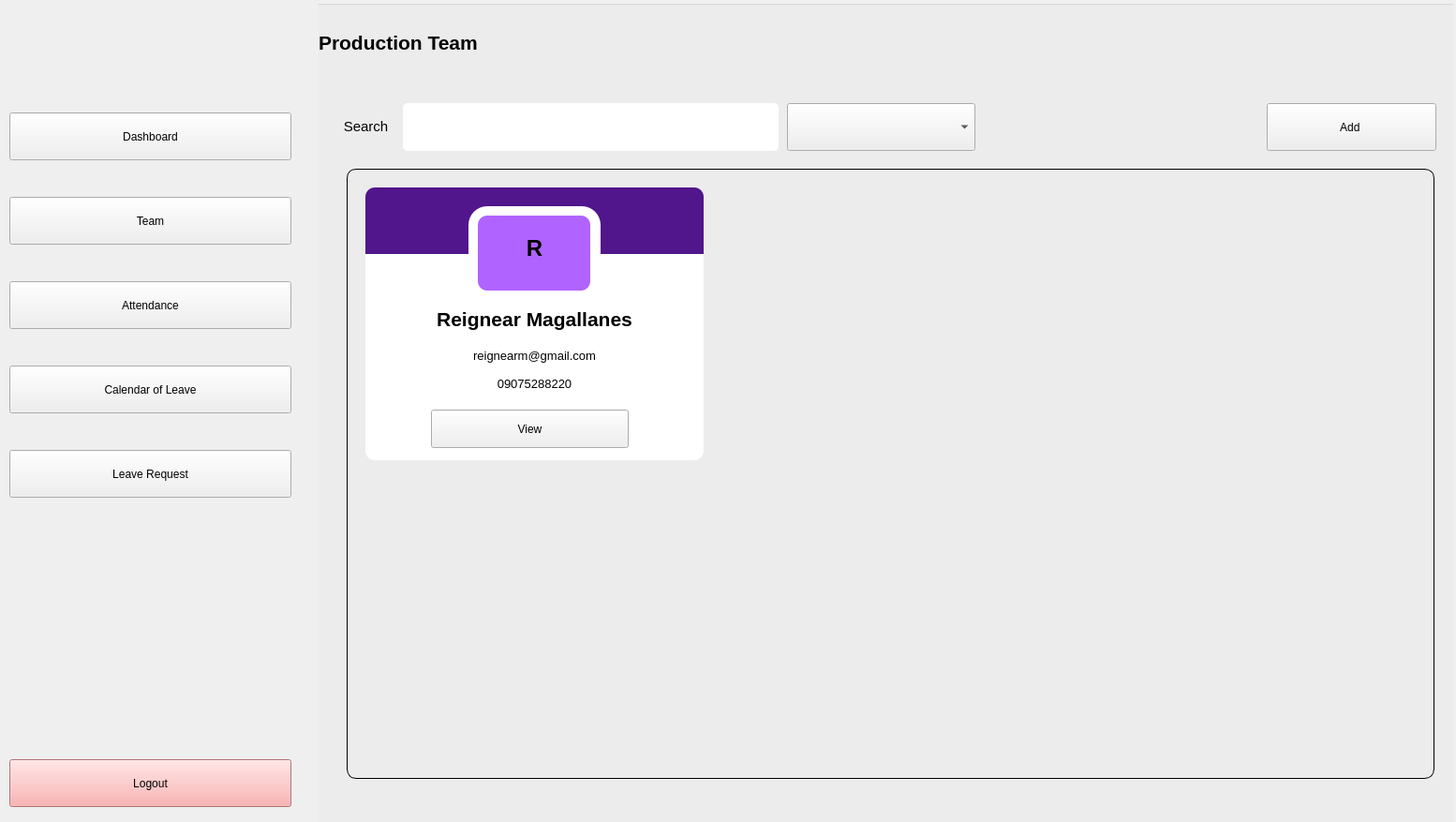
<?xml version="1.0" encoding="UTF-8"?>
<ui version="4.0">
 <class>MainWindow</class>
 <widget class="QMainWindow" name="MainWindow">
  <property name="geometry">
   <rect>
    <x>0</x>
    <y>0</y>
    <width>1554</width>
    <height>877</height>
   </rect>
  </property>
  <property name="windowTitle">
   <string>MainWindow</string>
  </property>
  <widget class="QWidget" name="centralwidget">
   <widget class="QWidget" name="SideBarWidget" native="true">
    <property name="geometry">
     <rect>
      <x>0</x>
      <y>0</y>
      <width>331</width>
      <height>881</height>
     </rect>
    </property>
    <property name="styleSheet">
     <string notr="true">QWidget#SideBarWidget{
background: qlineargradient(x1:0, y1:1, x2:0, y2:0, 
    stop:0 #add8e6, stop:1 #ffffff);
}</string>
    </property>
    <widget class="QLabel" name="label">
     <property name="geometry">
      <rect>
       <x>120</x>
       <y>10</y>
       <width>71</width>
       <height>71</height>
      </rect>
     </property>
     <property name="text">
      <string/>
     </property>
     <property name="pixmap">
      <pixmap>../../OneDrive/Desktop/copy.png</pixmap>
     </property>
     <property name="scaledContents">
      <bool>true</bool>
     </property>
    </widget>
    <widget class="QPushButton" name="dashboardBTN">
     <property name="geometry">
      <rect>
       <x>10</x>
       <y>120</y>
       <width>301</width>
       <height>51</height>
      </rect>
     </property>
     <property name="styleSheet">
      <string notr="true">font: 10pt &quot;Arial&quot;;</string>
     </property>
     <property name="text">
      <string>Dashboard</string>
     </property>
    </widget>
    <widget class="QPushButton" name="calendarLeaveBTN">
     <property name="geometry">
      <rect>
       <x>10</x>
       <y>390</y>
       <width>301</width>
       <height>51</height>
      </rect>
     </property>
     <property name="styleSheet">
      <string notr="true">font: 10pt &quot;Arial&quot;;</string>
     </property>
     <property name="text">
      <string>Calendar of Leave</string>
     </property>
    </widget>
    <widget class="QPushButton" name="attendanceBTN">
     <property name="geometry">
      <rect>
       <x>10</x>
       <y>300</y>
       <width>301</width>
       <height>51</height>
      </rect>
     </property>
     <property name="styleSheet">
      <string notr="true">font: 10pt &quot;Arial&quot;;</string>
     </property>
     <property name="text">
      <string>Attendance</string>
     </property>
    </widget>
    <widget class="QPushButton" name="teamBTN">
     <property name="geometry">
      <rect>
       <x>10</x>
       <y>210</y>
       <width>301</width>
       <height>51</height>
      </rect>
     </property>
     <property name="styleSheet">
      <string notr="true">font: 10pt &quot;Arial&quot;;</string>
     </property>
     <property name="text">
      <string>Team</string>
     </property>
    </widget>
    <widget class="QPushButton" name="leaveRequestBTN">
     <property name="geometry">
      <rect>
       <x>10</x>
       <y>480</y>
       <width>301</width>
       <height>51</height>
      </rect>
     </property>
     <property name="styleSheet">
      <string notr="true">font: 10pt &quot;Arial&quot;;</string>
     </property>
     <property name="text">
      <string>Leave Request</string>
     </property>
    </widget>
    <widget class="QPushButton" name="logoutBTN">
     <property name="geometry">
      <rect>
       <x>10</x>
       <y>810</y>
       <width>301</width>
       <height>51</height>
      </rect>
     </property>
     <property name="styleSheet">
      <string notr="true">QPushButton#logoutBTN{
 background-color: #FAA0A0;
font: 10pt &quot;Arial&quot;;
}</string>
     </property>
     <property name="text">
      <string>Logout</string>
     </property>
    </widget>
   </widget>
   <widget class="QStackedWidget" name="dashboardStackedWidget">
    <property name="enabled">
     <bool>true</bool>
    </property>
    <property name="geometry">
     <rect>
      <x>340</x>
      <y>0</y>
      <width>1211</width>
      <height>881</height>
     </rect>
    </property>
    <property name="font">
     <font>
      <kerning>true</kerning>
     </font>
    </property>
    <property name="cursor">
     <cursorShape>ArrowCursor</cursorShape>
    </property>
    <property name="toolTip">
     <string/>
    </property>
    <property name="statusTip">
     <string/>
    </property>
    <property name="whatsThis">
     <string/>
    </property>
    <property name="styleSheet">
     <string notr="true">QStackedWidget#dashboardStackedWidget{
 
}</string>
    </property>
    <property name="currentIndex">
     <number>1</number>
    </property>
    <widget class="QWidget" name="dashboardPage">
     <widget class="QGroupBox" name="groupBox">
      <property name="geometry">
       <rect>
        <x>-10</x>
        <y>0</y>
        <width>1241</width>
        <height>851</height>
       </rect>
      </property>
      <property name="title">
       <string/>
      </property>
      <widget class="QWidget" name="firstWidget" native="true">
       <property name="geometry">
        <rect>
         <x>20</x>
         <y>20</y>
         <width>281</width>
         <height>161</height>
        </rect>
       </property>
       <property name="styleSheet">
        <string notr="true">QWidget#firstWidget{
background-color: #E6F4EA;
border-radius: 10px;
}</string>
       </property>
       <widget class="QLabel" name="totalLeaveLabel">
        <property name="geometry">
         <rect>
          <x>4</x>
          <y>0</y>
          <width>101</width>
          <height>161</height>
         </rect>
        </property>
        <property name="text">
         <string>&lt;html&gt;&lt;head/&gt;&lt;body&gt;&lt;p align=&quot;center&quot;&gt;&lt;span style=&quot; font-size:24pt; font-weight:600;&quot;&gt;50&lt;/span&gt;&lt;/p&gt;&lt;/body&gt;&lt;/html&gt;</string>
        </property>
       </widget>
       <widget class="QLabel" name="label_4">
        <property name="geometry">
         <rect>
          <x>110</x>
          <y>0</y>
          <width>171</width>
          <height>161</height>
         </rect>
        </property>
        <property name="text">
         <string>&lt;html&gt;&lt;head/&gt;&lt;body&gt;&lt;p&gt;&lt;span style=&quot; font-size:11pt; font-weight:600;&quot;&gt;Total Available &lt;/span&gt;&lt;/p&gt;&lt;p&gt;&lt;span style=&quot; font-size:11pt; font-weight:600;&quot;&gt;Leaves&lt;/span&gt;&lt;/p&gt;&lt;/body&gt;&lt;/html&gt;</string>
        </property>
       </widget>
      </widget>
      <widget class="QWidget" name="secondWidget" native="true">
       <property name="geometry">
        <rect>
         <x>320</x>
         <y>20</y>
         <width>281</width>
         <height>161</height>
        </rect>
       </property>
       <property name="styleSheet">
        <string notr="true">QWidget#secondWidget{
background-color: #E6F0FA;
border-radius: 10px;
}</string>
       </property>
       <widget class="QLabel" name="label_5">
        <property name="geometry">
         <rect>
          <x>110</x>
          <y>0</y>
          <width>171</width>
          <height>161</height>
         </rect>
        </property>
        <property name="text">
         <string>&lt;html&gt;&lt;head/&gt;&lt;body&gt;&lt;p&gt;&lt;span style=&quot; font-size:11pt; font-weight:600;&quot;&gt;Total Sick&lt;/span&gt;&lt;/p&gt;&lt;p&gt;&lt;span style=&quot; font-size:11pt; font-weight:600;&quot;&gt;Leaves&lt;/span&gt;&lt;/p&gt;&lt;/body&gt;&lt;/html&gt;</string>
        </property>
       </widget>
       <widget class="QLabel" name="totalSickLeaveLabel">
        <property name="geometry">
         <rect>
          <x>0</x>
          <y>0</y>
          <width>111</width>
          <height>161</height>
         </rect>
        </property>
        <property name="text">
         <string>&lt;html&gt;&lt;head/&gt;&lt;body&gt;&lt;p align=&quot;center&quot;&gt;&lt;span style=&quot; font-size:24pt; font-weight:600;&quot;&gt;50&lt;/span&gt;&lt;/p&gt;&lt;/body&gt;&lt;/html&gt;</string>
        </property>
       </widget>
      </widget>
      <widget class="QWidget" name="thirdWidget" native="true">
       <property name="geometry">
        <rect>
         <x>620</x>
         <y>20</y>
         <width>281</width>
         <height>161</height>
        </rect>
       </property>
       <property name="styleSheet">
        <string notr="true">QWidget#thirdWidget{
background-color: #EDE9FE;
border-radius: 10px;
}</string>
       </property>
       <widget class="QLabel" name="label_7">
        <property name="geometry">
         <rect>
          <x>110</x>
          <y>0</y>
          <width>171</width>
          <height>161</height>
         </rect>
        </property>
        <property name="text">
         <string>&lt;html&gt;&lt;head/&gt;&lt;body&gt;&lt;p&gt;&lt;span style=&quot; font-size:11pt; font-weight:600;&quot;&gt;Total Casual&lt;/span&gt;&lt;/p&gt;&lt;p&gt;&lt;span style=&quot; font-size:11pt; font-weight:600;&quot;&gt;Leaves&lt;/span&gt;&lt;/p&gt;&lt;/body&gt;&lt;/html&gt;</string>
        </property>
       </widget>
       <widget class="QLabel" name="TotalCasualLeaveLabel">
        <property name="geometry">
         <rect>
          <x>0</x>
          <y>0</y>
          <width>111</width>
          <height>161</height>
         </rect>
        </property>
        <property name="text">
         <string>&lt;html&gt;&lt;head/&gt;&lt;body&gt;&lt;p align=&quot;center&quot;&gt;&lt;span style=&quot; font-size:24pt; font-weight:600;&quot;&gt;50&lt;/span&gt;&lt;/p&gt;&lt;/body&gt;&lt;/html&gt;</string>
        </property>
       </widget>
      </widget>
      <widget class="QWidget" name="fourthWidget" native="true">
       <property name="geometry">
        <rect>
         <x>920</x>
         <y>20</y>
         <width>281</width>
         <height>161</height>
        </rect>
       </property>
       <property name="styleSheet">
        <string notr="true">QWidget#fourthWidget{
background-color: #FCE7E9;
border-radius: 10px;
}</string>
       </property>
       <widget class="QLabel" name="label_9">
        <property name="geometry">
         <rect>
          <x>110</x>
          <y>0</y>
          <width>171</width>
          <height>161</height>
         </rect>
        </property>
        <property name="text">
         <string>&lt;html&gt;&lt;head/&gt;&lt;body&gt;&lt;p&gt;&lt;span style=&quot; font-size:11pt; font-weight:600;&quot;&gt;Total Paid&lt;/span&gt;&lt;/p&gt;&lt;p&gt;&lt;span style=&quot; font-size:11pt; font-weight:600;&quot;&gt;Earned Leaves&lt;/span&gt;&lt;/p&gt;&lt;/body&gt;&lt;/html&gt;</string>
        </property>
       </widget>
       <widget class="QLabel" name="totalPaidEarnedLeaveLabel">
        <property name="geometry">
         <rect>
          <x>0</x>
          <y>0</y>
          <width>111</width>
          <height>161</height>
         </rect>
        </property>
        <property name="text">
         <string>&lt;html&gt;&lt;head/&gt;&lt;body&gt;&lt;p align=&quot;center&quot;&gt;&lt;span style=&quot; font-size:24pt; font-weight:600;&quot;&gt;50&lt;/span&gt;&lt;/p&gt;&lt;/body&gt;&lt;/html&gt;</string>
        </property>
       </widget>
      </widget>
      <widget class="QGroupBox" name="groupBox_2">
       <property name="geometry">
        <rect>
         <x>20</x>
         <y>210</y>
         <width>1181</width>
         <height>631</height>
        </rect>
       </property>
       <property name="styleSheet">
        <string notr="true">QGroupBox {
    border: none;
    margin-top: 0px; /* Optional: Adjusts the space above the group box title */
}
</string>
       </property>
       <property name="title">
        <string/>
       </property>
       <widget class="QTableWidget" name="recentLeaveTable">
        <property name="geometry">
         <rect>
          <x>0</x>
          <y>70</y>
          <width>1181</width>
          <height>451</height>
         </rect>
        </property>
       </widget>
       <widget class="QLabel" name="label_11">
        <property name="geometry">
         <rect>
          <x>4</x>
          <y>5</y>
          <width>211</width>
          <height>61</height>
         </rect>
        </property>
        <property name="text">
         <string>&lt;html&gt;&lt;head/&gt;&lt;body&gt;&lt;p&gt;&lt;span style=&quot; font-size:11pt; font-weight:600;&quot;&gt;Recent Leave Request &lt;/span&gt;&lt;/p&gt;&lt;/body&gt;&lt;/html&gt;</string>
        </property>
       </widget>
       <widget class="QPushButton" name="pushButton">
        <property name="geometry">
         <rect>
          <x>1060</x>
          <y>530</y>
          <width>111</width>
          <height>31</height>
         </rect>
        </property>
        <property name="text">
         <string>Next</string>
        </property>
       </widget>
       <widget class="QPushButton" name="pushButton_2">
        <property name="geometry">
         <rect>
          <x>950</x>
          <y>530</y>
          <width>111</width>
          <height>31</height>
         </rect>
        </property>
        <property name="text">
         <string>Previous</string>
        </property>
       </widget>
      </widget>
     </widget>
    </widget>
    <widget class="QWidget" name="teamPage">
     <widget class="QGroupBox" name="groupBox_3">
      <property name="geometry">
       <rect>
        <x>-10</x>
        <y>0</y>
        <width>1231</width>
        <height>881</height>
       </rect>
      </property>
      <property name="title">
       <string/>
      </property>
      <widget class="QLabel" name="label_3">
       <property name="geometry">
        <rect>
         <x>10</x>
         <y>110</y>
         <width>101</width>
         <height>51</height>
        </rect>
       </property>
       <property name="text">
        <string>&lt;html&gt;&lt;head/&gt;&lt;body&gt;&lt;p align=&quot;center&quot;&gt;&lt;span style=&quot; font-size:11pt;&quot;&gt;Search&lt;/span&gt;&lt;/p&gt;&lt;/body&gt;&lt;/html&gt;</string>
       </property>
      </widget>
      <widget class="QLineEdit" name="teamSearchInput">
       <property name="geometry">
        <rect>
         <x>100</x>
         <y>110</y>
         <width>401</width>
         <height>51</height>
        </rect>
       </property>
       <property name="styleSheet">
        <string notr="true">QLineEdit#teamSearchInput{
	border-radius: 5px;
font: 10pt &quot;Arial&quot;;
}</string>
       </property>
      </widget>
      <widget class="QComboBox" name="teamSearchComboBox">
       <property name="geometry">
        <rect>
         <x>510</x>
         <y>110</y>
         <width>201</width>
         <height>51</height>
        </rect>
       </property>
       <property name="styleSheet">
        <string notr="true">QComboBox#teamSearchComboBox{

}</string>
       </property>
      </widget>
      <widget class="QLabel" name="label_2">
       <property name="geometry">
        <rect>
         <x>10</x>
         <y>0</y>
         <width>261</width>
         <height>91</height>
        </rect>
       </property>
       <property name="text">
        <string>&lt;html&gt;&lt;head/&gt;&lt;body&gt;&lt;p&gt;&lt;span style=&quot; font-size:16pt; font-weight:600;&quot;&gt; Production Team&lt;/span&gt;&lt;/p&gt;&lt;/body&gt;&lt;/html&gt;</string>
       </property>
      </widget>
      <widget class="QGroupBox" name="teamGridGroupBox">
       <property name="geometry">
        <rect>
         <x>40</x>
         <y>180</y>
         <width>1161</width>
         <height>651</height>
        </rect>
       </property>
       <property name="styleSheet">
        <string notr="true">QGroupBox#teamGridGroupBox {
    border-radius: 10px;
    /* Add a background color */
    border: 1px solid black;  /* Optionally, you can add a border for visibility */
}
</string>
       </property>
       <property name="title">
        <string/>
       </property>
       <widget class="QGroupBox" name="teamCard">
        <property name="geometry">
         <rect>
          <x>20</x>
          <y>20</y>
          <width>361</width>
          <height>291</height>
         </rect>
        </property>
        <property name="styleSheet">
         <string notr="true">QGroupBox#teamCard{
    border-style: solid;
    border-radius: 10px;
    box-shadow: 0 4px 6px rgba(0, 0, 0, 0.3);
    background-color: white;

}</string>
        </property>
        <property name="title">
         <string/>
        </property>
        <widget class="QWidget" name="teamCardBackground" native="true">
         <property name="geometry">
          <rect>
           <x>0</x>
           <y>0</y>
           <width>361</width>
           <height>71</height>
          </rect>
         </property>
         <property name="styleSheet">
          <string notr="true">QWidget#teamCardBackground {
background-color: #51158C;
border-top-left-radius: 10px;
  border-top-right-radius: 10px;

}</string>
         </property>
        </widget>
        <widget class="QWidget" name="teamCardFirstLetterBackground" native="true">
         <property name="geometry">
          <rect>
           <x>110</x>
           <y>20</y>
           <width>141</width>
           <height>101</height>
          </rect>
         </property>
         <property name="styleSheet">
          <string notr="true">QWidget#teamCardFirstLetterBackground{
background-color: white;
border-radius: 20px;
}</string>
         </property>
         <widget class="QWidget" name="teamCardFirstLetter" native="true">
          <property name="geometry">
           <rect>
            <x>10</x>
            <y>10</y>
            <width>120</width>
            <height>80</height>
           </rect>
          </property>
          <property name="styleSheet">
           <string notr="true">QWidget#teamCardFirstLetter{
background-color: #B163FF;
border-radius: 10px;
}</string>
          </property>
          <widget class="QLabel" name="label_6">
           <property name="geometry">
            <rect>
             <x>10</x>
             <y>5</y>
             <width>101</width>
             <height>61</height>
            </rect>
           </property>
           <property name="text">
            <string>&lt;html&gt;&lt;head/&gt;&lt;body&gt;&lt;p align=&quot;center&quot;&gt;&lt;span style=&quot; font-size:18pt; font-weight:600;&quot;&gt;R&lt;/span&gt;&lt;/p&gt;&lt;/body&gt;&lt;/html&gt;</string>
           </property>
          </widget>
         </widget>
        </widget>
        <widget class="QLabel" name="TeamCardName">
         <property name="geometry">
          <rect>
           <x>0</x>
           <y>120</y>
           <width>361</width>
           <height>41</height>
          </rect>
         </property>
         <property name="text">
          <string>&lt;html&gt;&lt;head/&gt;&lt;body&gt;&lt;p align=&quot;center&quot;&gt;&lt;span style=&quot; font-size:16pt; font-weight:600;&quot;&gt;Reignear Magallanes&lt;/span&gt;&lt;/p&gt;&lt;/body&gt;&lt;/html&gt;</string>
         </property>
        </widget>
        <widget class="QLabel" name="teamCardEmail">
         <property name="geometry">
          <rect>
           <x>0</x>
           <y>170</y>
           <width>361</width>
           <height>20</height>
          </rect>
         </property>
         <property name="text">
          <string>&lt;html&gt;&lt;head/&gt;&lt;body&gt;&lt;p align=&quot;center&quot;&gt;&lt;span style=&quot; font-size:10pt;&quot;&gt;reignearm@gmail.com&lt;/span&gt;&lt;/p&gt;&lt;/body&gt;&lt;/html&gt;</string>
         </property>
        </widget>
        <widget class="QLabel" name="teamCardPhone">
         <property name="geometry">
          <rect>
           <x>0</x>
           <y>200</y>
           <width>361</width>
           <height>20</height>
          </rect>
         </property>
         <property name="text">
          <string>&lt;html&gt;&lt;head/&gt;&lt;body&gt;&lt;p align=&quot;center&quot;&gt;&lt;span style=&quot; font-size:10pt;&quot;&gt;09075288220&lt;/span&gt;&lt;/p&gt;&lt;/body&gt;&lt;/html&gt;</string>
         </property>
        </widget>
        <widget class="QPushButton" name="pushButton_3">
         <property name="geometry">
          <rect>
           <x>70</x>
           <y>237</y>
           <width>211</width>
           <height>41</height>
          </rect>
         </property>
         <property name="text">
          <string>View</string>
         </property>
        </widget>
       </widget>
      </widget>
      <widget class="QPushButton" name="teamAddBTN">
       <property name="geometry">
        <rect>
         <x>1022</x>
         <y>110</y>
         <width>181</width>
         <height>51</height>
        </rect>
       </property>
       <property name="styleSheet">
        <string notr="true">font: 10pt &quot;Arial&quot;;</string>
       </property>
       <property name="text">
        <string>Add </string>
       </property>
      </widget>
     </widget>
    </widget>
    <widget class="QWidget" name="attendancePage">
     <widget class="QWidget" name="widget" native="true">
      <property name="geometry">
       <rect>
        <x>-10</x>
        <y>0</y>
        <width>1231</width>
        <height>881</height>
       </rect>
      </property>
      <widget class="QLabel" name="label_16">
       <property name="geometry">
        <rect>
         <x>30</x>
         <y>10</y>
         <width>271</width>
         <height>61</height>
        </rect>
       </property>
       <property name="text">
        <string>&lt;html&gt;&lt;head/&gt;&lt;body&gt;&lt;p&gt;&lt;span style=&quot; font-size:14pt; font-weight:600;&quot;&gt;Attendance&lt;/span&gt;&lt;/p&gt;&lt;/body&gt;&lt;/html&gt;</string>
       </property>
      </widget>
      <widget class="QLabel" name="label_17">
       <property name="geometry">
        <rect>
         <x>950</x>
         <y>90</y>
         <width>271</width>
         <height>61</height>
        </rect>
       </property>
       <property name="text">
        <string>&lt;html&gt;&lt;head/&gt;&lt;body&gt;&lt;p&gt;&lt;span style=&quot; font-size:14pt; font-weight:600;&quot;&gt;June 3, 2025 09: 46&lt;/span&gt;&lt;/p&gt;&lt;/body&gt;&lt;/html&gt;</string>
       </property>
      </widget>
      <widget class="QTableWidget" name="tableWidget">
       <property name="geometry">
        <rect>
         <x>20</x>
         <y>150</y>
         <width>1191</width>
         <height>711</height>
        </rect>
       </property>
      </widget>
     </widget>
    </widget>
    <widget class="QWidget" name="calendarLeavePage">
     <widget class="QWidget" name="widget_2" native="true">
      <property name="geometry">
       <rect>
        <x>0</x>
        <y>0</y>
        <width>1231</width>
        <height>881</height>
       </rect>
      </property>
      <widget class="QCalendarWidget" name="calendarWidget">
       <property name="geometry">
        <rect>
         <x>10</x>
         <y>80</y>
         <width>1191</width>
         <height>781</height>
        </rect>
       </property>
      </widget>
      <widget class="QLabel" name="label_18">
       <property name="geometry">
        <rect>
         <x>10</x>
         <y>0</y>
         <width>271</width>
         <height>61</height>
        </rect>
       </property>
       <property name="text">
        <string>&lt;html&gt;&lt;head/&gt;&lt;body&gt;&lt;p&gt;&lt;span style=&quot; font-size:14pt; font-weight:600;&quot;&gt;Calendar of Leave&lt;/span&gt;&lt;/p&gt;&lt;/body&gt;&lt;/html&gt;</string>
       </property>
      </widget>
     </widget>
    </widget>
    <widget class="QWidget" name="leaveRequestPage">
     <widget class="QGroupBox" name="groupBox_4">
      <property name="geometry">
       <rect>
        <x>-10</x>
        <y>0</y>
        <width>1221</width>
        <height>871</height>
       </rect>
      </property>
      <property name="title">
       <string/>
      </property>
      <widget class="QTableView" name="tableView">
       <property name="geometry">
        <rect>
         <x>10</x>
         <y>170</y>
         <width>1201</width>
         <height>691</height>
        </rect>
       </property>
      </widget>
      <widget class="QComboBox" name="comboBox">
       <property name="geometry">
        <rect>
         <x>930</x>
         <y>110</y>
         <width>271</width>
         <height>51</height>
        </rect>
       </property>
      </widget>
      <widget class="QLineEdit" name="leaveRequestSearch">
       <property name="geometry">
        <rect>
         <x>110</x>
         <y>110</y>
         <width>381</width>
         <height>51</height>
        </rect>
       </property>
       <property name="styleSheet">
        <string notr="true">QLineEdit#leaveRequestSearch{
 border-style: solid;
    border-radius: 5px;

}</string>
       </property>
       <property name="text">
        <string>leave request ni dire</string>
       </property>
      </widget>
      <widget class="QLabel" name="label_8">
       <property name="geometry">
        <rect>
         <x>10</x>
         <y>120</y>
         <width>101</width>
         <height>41</height>
        </rect>
       </property>
       <property name="text">
        <string>&lt;html&gt;&lt;head/&gt;&lt;body&gt;&lt;p align=&quot;center&quot;&gt;&lt;span style=&quot; font-size:10pt; font-weight:600;&quot;&gt;Search&lt;/span&gt;&lt;/p&gt;&lt;/body&gt;&lt;/html&gt;</string>
       </property>
      </widget>
      <widget class="QLabel" name="label_15">
       <property name="geometry">
        <rect>
         <x>20</x>
         <y>10</y>
         <width>271</width>
         <height>61</height>
        </rect>
       </property>
       <property name="text">
        <string>&lt;html&gt;&lt;head/&gt;&lt;body&gt;&lt;p&gt;&lt;span style=&quot; font-size:14pt; font-weight:600;&quot;&gt;List of Leave Request &lt;/span&gt;&lt;/p&gt;&lt;/body&gt;&lt;/html&gt;</string>
       </property>
      </widget>
     </widget>
    </widget>
   </widget>
  </widget>
 </widget>
 <resources/>
 <connections/>
</ui>
